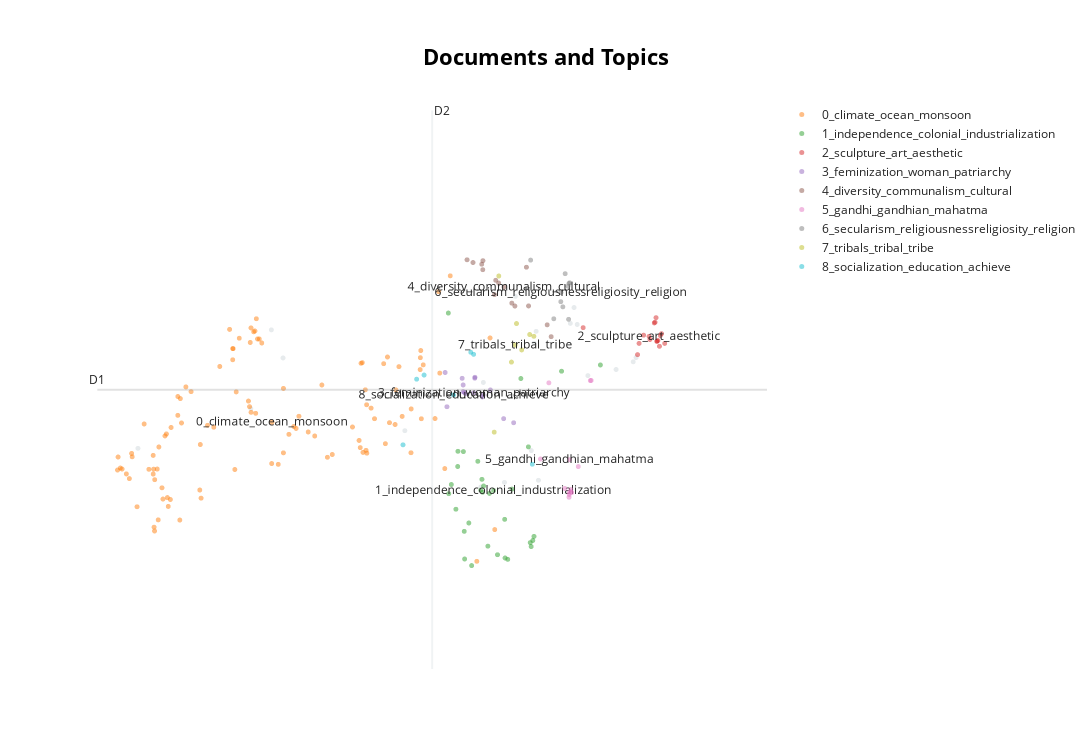

The code cell stored with this chart in its notebook:
### Code cell
topic_model.visualize_documents(df['Question'])

### Figure 1 — Plotly figure (JSON) as saved in the notebook; plotly's stock layout.template omitted (floating-point values rounded to 4 significant figures)
{"data": [{"hoverinfo": "text", "hovertext": ["Explain the role of geographical factors towards the development of Ancient India.", "Taxila university was one of the oldest universities of the world with which were associated a number of renowned learned personalities of different disciplines. Its strategic location caused its fame to flourish, but unlike Nalanda, it is not considered as a university in the modern sense. Discuss.", "Explain the formation of thousands of islands in Indonesian and Philipines archipelagos.", "Mumbai, Delhi and Kolkata are the three Mega cities of the country but the air pollution is much more serious probelm in Delhi as compared to the other two. Why is this so?", "Identify and discuss the factors responsible for diversity of natural vegetation in India. Assess the significance of wildlife sanctuaries in rain forests regions of India.", "The spirit of tolerance and love is not only an interesting feature of Indian society from very early times, but it is also playing an important part at the present. Elaborate.", "Has caste lost its relevance in understanding the multi- cultural Indian Society? Elaborate your answer with illustrations.", "It would have been difficult for the Constituent Assembly to complete its historic task of drafting the Constitution for Independent India in just three years, but its experience gained with the Government of India Act, 1935\n.Discuss.", "Evaluate the nature of the Bhakti Literature and its contribution to Indian culture.", "Discuss the impact of post-liberal economy on ethnic identity and communalism.", "Trace the rise and growth of socio-religious reform movements with special reference to Young Bengal and Brahmo Samaj.", "Account for the huge flooding of million cities in India including the smart ones like Hyderabad and Pune. Suggest lasting remedial measures.", "Why indentured labour was taken by the British from India to their colonies? have they been able to preserve their cultural identity over there?", "Sufis and medieval saints failed to modify either the religious ideas and practices or the outward structure of Hindu/ Muslim societies to any appreciable extent. Comment.", "“In many ways, Lord Dalhousie was the founder of modern India.” Elaborate.", "Krishnadeva Raya, the King of Vijayanagar, was not only an accomplished scholar himself but was also a great patron of learning and literature. Discuss.", "Assess the importance of the accounts of the Chinese and Arab travellers in the reconstruction of the history of India.", "Debate the issue whether and how contemporary movements for assertion of Dalit identity work towards annihilation of caste.", "The third battle of Panipat was fought in 1761. Why were so many empire-shaking battles fought at Panipat?", null], "marker": {"color": "#CFD8DC", "opacity": 0.5, "size": 5}, "mode": "markers+text", "name": "other", "showlegend": false, "type": "scattergl", "x": [7.313, 11.27, 2.687, 5.201, 4.644, 10.18, 9.588, 9.628, 10.48, 9.227, 10.3, 5.0, 8.629, 10.25, 10.97, 11.32, 9.504, 9.552, 9.038, 8.673], "y": [9.255, 10.03, 9.057, 10.07, 9.503, 10.46, 10.37, 8.698, 9.873, 10.76, 10.45, 10.39, 8.623, 10.64, 9.942, 10.08, 9.032, 10.24, 8.675, 9.797]}, {"hoverinfo": "text", "hovertext": ["\"An essential condition to eradicate poverty is to liberate the poor from the process of deprivation.\" Substantiate this statement with suitable examples.", "Why is the world today confronted with a crisis of availability of and access to freshwater resources?", "What is the significance of Industrial Corridors in India? Identifying industrial corridors, explain their main characteristics.", "Does urbanization lead to more segregation and/or marginalization of the poor in Indian metropolises?", "Despite India being one of the countries of the Gondwanaland, its mining industry contributes much less to its Gross Domestic Product(GDP) in percentage. Discuss.", "In what way can floods be converted into a sustainable source of irrigation and all-weather inland navigation in India?", "Examine the potential of wind energy in India and explain the reasons for their limited spatial spread.", "To what extent has the urban planning and culture of the Indus Valley Civilization provided inputs to the present day urbanization?\nDiscuss.", "Account for the change in the spatial pattern of the Iron and Steel industry in the world.", "Account for the present location of iron and steel industries away from the source of raw material, by giving examples.", "What do you understand by the phenomenon of ‘temperature inversion’ in meteorology? How does it affect weather and the habitants of the place?", "South China Sea has assumed great geopolitical significance in the present context. Comment.", "“Africa was chopped into states artificially created by accidents of European competition.” Analyze.", "Describe the characteristics and types of primary rocks.", "What is water stress? How and why does it differ regionally in India?", "Differentiate the causes of landslides in the Himalayan region and Western Ghats.", "Discuss the geophysical characteristics of Circum- Pacific Zone.", "Describing the distribution of rubber producing countries, indicate the major environmental issues faced by them.", "Account for variations in oceanic salinity and discuss its multi-dimensional effects.", "what are the environmental implications of the reclamation of the water bodies into urban land use? Explain with examples.", "The recent cyclone on the east coast of India was called ‘Phailin’. How are the tropical cyclones named across the world? Elaborate.", "\"The Himalayas are highly prone to landslides.\" Discuss the causes and suggest suitable measures of mitigation.", "It is said that India has substantial reserves of shale oil and gas, which can feed the needs of the country for quarter century. However, tapping of the resource does not appear to be high on the agenda. Discuss critically the availability and issues involved.", "What are the economic significances of discovery of oil in Arctic Sea and its possible environemental consequences?", "Major cities of India are becoming more vulnerable to flood conditions. Discuss.", "The interlinking of rivers can provide viable solutions to the multi-dimensional inter-related problems of droughts, floods and interrupted navigation. Critically examine.", "Discuss the concept of air mass and explain its role in macro-climatic changes.", "What policy instruments were deployed to contain the Great Economic Depression?", "How can the mountain ecosystem be restored from the negative impact of development initiatives and tourism?", "Why is Indian Regional Navigational Satellite System (IRNSS) needed? How does it help in navigation?", "“The growth of cities as I.T. hubs has opened up new avenues of employment, but has also created new problems”. Substantiate this statement with examples", "With a brief background of quality of urban life in India, introduce the objectives and strategy of the 'Smart City Programme'.", "How is the growth of Tier 2 cities related to the rise of a new middle class with an emphasis on the culture of consumption?", "Bring out the causes for the formation of heat islands in the urban habitat of the world.", "Briefly mention the alignment of major mountain ranges of the world and explain their impact on local weather conditions, with examples.", "Discuss whether formation of new states in recent times is beneficial or not for the economy of India.", "How is efficient and affordable urban mass transport key to the rapid economic development in India?", "What are the consequences of spreading of ‘Dead Zones’ on marine ecosystem?", "Analyze the factors for the highly decentralized cotton textile industry in India.", "Present an account of the Indus Water Treaty and examine its ecological, economic and political implications in the context of changing bilateral relations.", "“The ideal solution of depleting ground water resources in India is water harvesting system.” How can it be made effective in urban areas?", "Mention core strategies for the transformation of aspirational districts in India and explain the nature of convergence, collaboration and competition for its success.", "Can the strategy of regional resource-based manufacturing help in promoting employment in India?", "How are the fjords formed? Why do they constitute some of the most picturesque areas of the world?", "Bring out the relationship between the shrinking Himalayan glaciers and the symptoms of climate change in the Indian sub-continent.", "From being net food importer in 1960s, India has emerged as a net food exporter to the world. Provide reasons.", "Critically examine whether growing population is the cause of poverty OR poverty is the mains cause of population increase in India.", "In what way micro-watershed development projects help in water conservation in\ndrought-prone and semi-arid regions of India?", "Major hot deserts in northern hemisphere are located between 20-30 deg N latitudes and on the western sides of the continents. Why?", "Discuss the natural resource potentials of ‘Deccan trap’.", "Discuss the various social problems which originated out of the speedy process of urbanization in India.", "How do ocean currents and water masses differ in their impacts on marine life and coastal environment? Give suitable examples.", "How far do you agree that the behaviour of the Indian monsoon has been changing due to humanizing landscape? Discuss.", "Discuss the multi-dimensional implications of uneven distribution of mineral oil in the world.", "Bring out the socio-economic effects of the introduction of railways in different countries of the world", "Examine the status of forest resources of India and its resultant impact on climate change.", "Why is the South-West monsoon called ‘Purvaiya’ (easterly) in Bhojpur Region? How has this directional seasonal wind system influenced the cultural ethos of the region?", "How does India see its place in the economic space of rising natural resources rich Africa?", "The process of desertification does not have climate boundaries. Justify with examples.", "How does the cryosphere affect global climate?", "Discuss the causes of depletion of mangroves and explain their importance in maintaining coastal ecology.", "How will the melting of Himalayan glaciers have a far- reaching impact on the water resources of India?", "Explain the factors responsible for the origin of ocean currents. How do they influence regional climates, fishing and navigation?", "Bring out the causes for more frequent occurrence of landslides in the Himalayas than in the Western Ghats.", "Discuss the meaning of colour-coded weather warnings for cyclone prone areas given by India Meteorological department.", "Smart cities in India cannot sustain without smart vilages. Discuss this statement in the backdrop of rural urban integration.", "Mention the significance of straits and isthmus in international trade.", "What is the basis of regionalism? Is it that unequal distribution of benefits of development on regional basis eventually promotes regionalism? Substantiate your answer.", "Mention the advantages of the cultivation of pulses because of which the year 2016 was declared as the International Year of Pulses by United Nations.", "Assess the impact of global warming on the coral life system with examples.", "With growing scarcity of fossil fuels, the atomic energy is gaining more and more significance in India. Discuss the availability of raw material required for the generation of atomic energy in India and in the world.", "Elucidate the relationship between globalization and new technology in a world of scarce resources, with special reference to India.", "Enumerate the problems and prospects of inland water transport in India.", "Discuss the changes in the trends of labour migration within and outside India in the last four decades.", "Whereas the British planters had developed tea gardens all along the Shivaliks and Lesser Himalayas from Assam to Himachal Pradesh, in effect they did not succeed beyond the Darjeeling area. Explain.", "Troposphere is a very significant atmospheric layer that determines weather processes.\nHow?", "Why are the world’s fold mountain systems located along the margins of continents? Bring out the association between the global distribution of fold mountains and the earthquakes and volcanoes.", "Mention the global occurrence of volcanic eruptions in 2021 and their impact on regional environment.", "What is Cryptocurrency? How does it affect global society? Has it been affecting Indian society also?", "What are the forces that influence ocean currents? Describe their role in fishing industry of the world.", "Discuss the factors for localisation of agro-based food processing industries of North-West India.", "Growing feeling of regionalism is an important factor in generation of demand for a separate state. Discuss.", "COVID-19 pandemic accelerated class inequalities and poverty in India. Comment.", "Why did human development fail to keep pace with economic development in India?", "Tropical cyclones are largely confined to South China Sea, Bay of Bengal and Gulf of Mexico. Why?", "Define mantle plume and explain its role in plate tectonics.", "Discuss the consequences of climate change on the food security in tropical countries.", "How do the melting of the Arctic ice and glaciers of the Antarctic differently affect the weather patterns and human activities on the Earth? Explain.", "The life cycle of a joint family depends on economic factors rather than social values. Discuss.", "Most of the unusual climatic happenings are explained as an outcome of the El-Nino effect. Do you agree?", "Why is India taking keen interest in the Arctic region?", "Do you agree that there is a growing trend of opening new sugar mills in southern states of India? Discuss with justification.", "What are the main socio-economic implications arising out of the development of IT industries in major cities of India?", "Why did the Green Revolution in India virtually by-pass the eastern region despite fertile soil and good availability of water?", "The states of Jammu and Kashmir, Himachal Pradesh and Uttarakhand are reaching the limits of ecological carrying capacity due to tourism. Critically evaluate.", "India is well endowed with fresh water resources. Critically examine why it still suffers from water scarcity.", "What characteristics can be assigned to monsoon climate that succeeds in feeding more than 50 percent of the world population residing in Monsoon Asia?", "India has immense potential of solar energy though there are regional variations in its developments. Elaborate.", "“Inspite of adverse environmental impact, coal mining is still inevitable for development”.\nDiscuss", "Comment on the resource potentials of the long coastline of India and highlight the status of natural hazard preparedness in these areas.", "There is no formation of deltas by rivers on the Western Ghats. Why?", "Critically evaluate the various resources of the oceans which can be harnessed to meet the resource crisis in the world.", "Petroleum refineries are not necessarily located nearer to crude oil producing areas, particularly in many of the developing countries. Explain its implications.", "What do you understand by the theory of continental drift? Discuss the prominent evidences in its support.", "‘Despite implementation of various programmes for eradication of poverty by the government in India, poverty is still existing’. Explain by giving reasons.", "Critically examine the effect of globalization on the aged population in India.", "The effective management of land and water resources will drastically reduce the human miseries. Explain.", "How does the Juno Mission of NASA help to understand the origin and evolution of the Earth?", null], "marker": {"opacity": 0.5, "size": 5}, "mode": "markers+text", "name": "0_climate_ocean_monsoon", "text": ["", "", "", "", "", "", "", "", "", "", "", "", "", "", "", "", "", "", "", "", "", "", "", "", "", "", "", "", "", "", "", "", "", "", "", "", "", "", "", "", "", "", "", "", "", "", "", "", "", "", "", "", "", "", "", "", "", "", "", "", "", "", "", "", "", "", "", "", "", "", "", "", "", "", "", "", "", "", "", "", "", "", "", "", "", "", "", "", "", "", "", "", "", "", "", "", "", "", "", "", "", "", "", "", "", "", "", "", "0_climate_ocean_monsoon"], "textfont": {"size": 12}, "type": "scattergl", "x": [7.589, 4.443, 7.046, 7.21, 5.751, 4.79, 5.209, 7.266, 6.055, 5.971, 2.383, 3.759, 8.56, 2.978, 4.715, 3.181, 3.104, 4.106, 3.213, 4.337, 3.894, 3.262, 5.304, 5.005, 4.833, 4.634, 2.412, 8.871, 4.391, 5.875, 6.946, 6.554, 7.012, 2.578, 2.877, 6.975, 6.628, 2.967, 6.52, 4.276, 4.739, 7.144, 6.405, 3.022, 3.378, 6.588, 7.578, 4.693, 2.952, 4.729, 7.422, 3.039, 3.518, 5.119, 6.65, 4.648, 3.608, 5.638, 2.795, 2.334, 2.975, 3.442, 3.121, 3.156, 4.002, 6.575, 3.782, 8.099, 6.654, 2.672, 5.389, 6.787, 4.76, 7.835, 8.005, 2.487, 2.96, 2.588, 7.157, 3.413, 6.54, 7.9, 7.632, 7.599, 3.768, 2.952, 3.379, 2.539, 8.789, 2.343, 5.427, 6.64, 6.728, 7.419, 4.602, 4.647, 3.422, 5.477, 4.33, 4.622, 3.05, 4.367, 5.208, 3.249, 7.581, 7.918, 4.33, 3.197, 5.009], "y": [10.15, 10.29, 9.345, 9.974, 9.196, 10.28, 9.729, 9.416, 8.988, 8.956, 8.836, 8.589, 7.788, 8.705, 10.37, 9.219, 8.614, 9.976, 8.405, 10.18, 9.315, 9.291, 9.214, 8.886, 10.24, 10.25, 8.825, 8.145, 9.691, 9.768, 10.01, 10.01, 10.08, 8.999, 8.821, 9.109, 9.714, 8.172, 9.145, 10.39, 10.51, 9.324, 9.296, 8.824, 9.427, 9.011, 9.941, 10.37, 8.978, 9.45, 9.499, 8.254, 9.747, 8.877, 9.546, 9.461, 9.694, 9.241, 9.331, 8.813, 8.129, 9.342, 8.487, 9.196, 9.294, 10.02, 8.498, 10.99, 9.002, 8.401, 9.302, 9.389, 10.28, 9.391, 8.829, 8.77, 8.823, 8.962, 9.713, 8.252, 9.065, 10.81, 9.994, 9.389, 9.1, 8.768, 9.639, 8.717, 10.3, 8.96, 9.28, 9.034, 9.508, 9.007, 9.588, 10.41, 9.615, 9.417, 10.05, 9.525, 9.072, 8.819, 9.006, 8.482, 10.07, 9.902, 10.18, 8.504, 9.352]}, {"hoverinfo": "text", "hovertext": ["Explain how the Uprising of 1857 constitutes an important watershed in the evolution of British policies towards colonial India.", "‘Latecomer’ Industrial Revolution in Japan involved certain factors that were markedly different from what West had experienced.” Analyze.", "The anti-colonial struggles in West Africa were led by the new elite of Western-educated Africans.", "What were the major political, economic and social developments in the world which motivated the anti-colonial in India?", "Analyze the circumstances that led to the Tashkent Agreement in 1966. Discuss the highlights of the Agreement.", "To what extend can Germany be held responsible for causing the two World Wars? Discuss critically.", "Examine the linkages between the nineteenth century’s ‘Indian Renaissance’ and the emergence of national identity.", "Clarify how mid-eighteenth century India was beset with the spectre of a fragmented polity.", "” There arose a serious challenge to the Democratic State System between the two World Wars.” Evaluate the statement.", "To what extent did the role of the moderates prepare a base for the wider freedom movement? Comment.", "Since the decade of the 1920s, the national movement acquired various ideological strands and thereby expanded its social base. Discuss.", "Evaluate the policies of Lord Curzon and their long term implications on the national movements.", "What problems are germane to the decolonization process in the Malay Peninsula?", "What were the major technological changes introduced during the Sultanate period? How did those technological changes influence the Indian society?", "Several foreigners made India their homeland and participated in various movements.\nAnalyze their role in the Indian struggle for freedom.", "What were the events that led to the Suez Crisis in 1956? How did it deal a final blow to Britain’s self-image as a world power?", "Why was there a sudden spurt in famines in colonial India since the mid-eighteenth century? Give reasons.", "Explain how the foundations of the modern world were laid by the American and French Revolutions.", "The New Economic Policy – 1921 of Lenin had influenced the policies adopted by India soon after independence. Evaluate.", "In what ways did the navel mutiny prove to be the last nail in the coffin of British colonial aspirations in India?", "Assess the role of British imperial power in complicating the process of transfer of power during the 1940s.", "Though not very useful from the point of view of a connected political history of South India, the Sangam literature portrays the social and economic conditions of its time with remarkable vividness. Comment.", "Why did the ‘Moderates’ failed to carry conviction with the nation about their proclaimed ideology and political goals by the end of the nineteenth century?", "The 1857 uprising was the culmination of the recurrent, big and small local rebellions that had occurred in the preceding hundred years of British rule. Elucidate.", "Why did the industrial revolution first occur in England? Discuss the quality of life of the people there during the industrialization. How does it compare with that in India at present times?", "Examine critically the various facets of economic policies of the British in India from mid-eighteenth century till independence.", "Why did the armies of the British East India Company – mostly comprising of Indian soldiers – win consistently against the more numerous and better equipped armies of the Indian rulers? Give reasons.", "Examine how the decline of traditional artisanal industry in colonial India crippled the rural economy.", "Assess the main administrative issues and socio-cultural problems in the integration process of Indian Princely States.", "“American Revolution was an economic revolt against mercantilism.” Substantiate.", "The political and administrative reorganization of states and territories has been a continuous ongoing process since the mid-nineteenth century. Discuss with examples.", null], "marker": {"opacity": 0.5, "size": 5}, "mode": "markers+text", "name": "1_independence_colonial_industrialization", "text": ["", "", "", "", "", "", "", "", "", "", "", "", "", "", "", "", "", "", "", "", "", "", "", "", "", "", "", "", "", "", "", "1_independence_colonial_industrialization"], "textfont": {"size": 12}, "type": "scattergl", "x": [8.649, 8.074, 8.751, 8.577, 9.05, 8.349, 10.03, 9.169, 8.47, 9.551, 9.485, 9.502, 8.197, 8.327, 9.454, 8.342, 8.228, 9.096, 9.043, 8.677, 8.421, 10.7, 9.53, 8.779, 8.118, 8.661, 8.627, 8.232, 9.323, 8.918, 8.067, 8.852], "y": [8.709, 8.548, 7.959, 8.911, 7.826, 7.815, 9.923, 8.599, 7.741, 8.068, 7.998, 7.954, 8.373, 9.02, 9.073, 8.125, 8.853, 7.811, 8.26, 8.634, 8.219, 9.993, 8.023, 8.551, 8.651, 8.564, 8.587, 9.024, 9.84, 7.862, 10.58, 8.583]}, {"hoverinfo": "text", "hovertext": ["Discuss the main contributions of Gupta period and Chola period to Indian heritage and culture\n.", "Chola architecture represents a high watermark in the evolution of temple architecture. Discuss", "Pala period is the most significant phase in the history of Buddhism in India. Enumerate.", "Early Buddhist Stupa-art, while depicting folk motifs and narratives successfully expounds Buddhist ideals. Elucidate.", "How will you explain the medieval Indian temple sculptures represent the social life of those days?", "Persian literary sources of medieval India reflect the spirit of the age. Comment.", "Mesolithic rock cut architecture of India not only reflects the cultural life of the times but also a fine aesthetic sense comparable to modern painting. Critically evaluate this comment.", "How do you justify the view that the level of excellence of the Gupta numismatic art is not at all noticeable in later times?", "Gandhara sculpture owed as much to the Romans as to the Greeks. Explain.", "The rock-cut architecture represents one of the most important sources of our knowledge of early Indian art and history. Discuss.", "Discuss the ‘Tandava’ dance as recorded in early Indian inscriptions.", "Highlight the Central Asian and Greco Bactrian elements in the Gandhara art.", "Safeguarding the Indian art heritage is the need of the moment.", "Discuss the significance of the lion and bull figures in Indian mythology, art and architecture.", "Indian Philosophy and tradition played a significant role in conceiving and shaping the monuments and their art in India. Discuss.", null], "marker": {"opacity": 0.5, "size": 5}, "mode": "markers+text", "name": "2_sculpture_art_aesthetic", "text": ["", "", "", "", "", "", "", "", "", "", "", "", "", "", "", "2_sculpture_art_aesthetic"], "textfont": {"size": 12}, "type": "scattergl", "x": [11.37, 11.82, 10.4, 11.7, 11.68, 11.35, 11.65, 11.56, 11.74, 11.64, 11.72, 11.68, 11.67, 11.76, 11.45, 11.55], "y": [10.24, 10.24, 10.41, 10.27, 10.26, 10.11, 10.47, 10.28, 10.32, 10.47, 10.2, 10.26, 10.52, 10.34, 10.33, 10.31]}, {"hoverinfo": "text", "hovertext": ["Explain why suicide among young women is increasing in Indian Society.", "Examine the role of ‘Gig Economy’ in the process of empowerment of women in India.", "Discuss the various economic and\nsocio-cultural forces that are driving increasing feminization of agriculture in India.", "Discuss the positive and negative effects of globalization on women in India?", "‘Women’s movement in India has not addressed the issues of women of lower social strata.’ Substantiate your view.", "How does patriarchy impact the position of a middle class working woman in India?", "“Male membership needs to be encouraged in order to make women’s organization free from gender bias.” Comment.", "The women’s questions arose in modern India as a part of the 19th century social reform movement. What are the major issues and debates concerning women in that period?", "How do you explain the statistics that show that the sex ratio in Tribes in India is more favourable to women than the sex ratio among Scheduled Castes?", "Why do some of the most prosperous regions of India have an adverse sex ratio for women? Give your arguments.", "“Empowering women is the key to control population growth.” Discuss.", "Defying the barriers of age, gender and religion, the Indian women became the torchbearer during the struggle for freedom in India. Discuss.", "Discuss the role of women in the freedom struggle especially during the Gandhian phase.", "What are the continued challenges for women in India against time and space?", null], "marker": {"opacity": 0.5, "size": 5}, "mode": "markers+text", "name": "3_feminization_woman_patriarchy", "text": ["", "", "", "", "", "", "", "", "", "", "", "", "", "", "3_feminization_woman_patriarchy"], "textfont": {"size": 12}, "type": "scattergl", "x": [8.364, 8.524, 8.042, 8.306, 8.655, 8.527, 8.323, 8.795, 8.346, 8.323, 8.011, 9.025, 9.198, 8.67, 8.508], "y": [9.671, 9.844, 9.524, 9.843, 9.634, 9.855, 9.768, 9.712, 9.683, 9.694, 9.908, 9.39, 9.344, 9.657, 9.681]}, {"hoverinfo": "text", "hovertext": ["In the context of the diversity of India, can it be said that the regions form cultural units rather than the States? Give reasons with examples for your view point.", "Examine the uniqueness of tribal knowledge system when compared with mainstream knowledge and cultural systems.", "The ancient civilization in Indian sub continent differed from those of Egypt , Mesopotamia and Greece in that its culture and traditions have been preserved without breakdown to the present day. Comment", "Is diversity and pluralism in India under threat due to globalisation? Justify your answer.", "Do we have cultural pockets of small India all over the nation? Elaborate with examples.", "Why is India considered as a sub-continent? Elaborate your answer.", "How does Indian society maintain continuity in traditional social values? Enumerate the changes taking place in it.", "Has the formation of linguistic States strengthened the cause of Indian Unity?", "Do you agree that regionalism in India appears to be a consequence of rising cultural assertiveness? Argue.", "Describe any four cultural elements of diversity in India and rate their relative significance in building a national identity.", "What makes the Indian society unique in sustaining its culture? Discuss.", "To what extent globalization has influenced the core of cultural diversity in India? Explain.", "Globalisation is generally said to promote cultural homogenisation but due to this cultural specificities appear to be strengthened in the Indian society.’ Elucidate.", "‘Communalism arises either due to power struggle or relative deprivation.’ Argue by giving suitable illustrations.", null], "marker": {"opacity": 0.5, "size": 5}, "mode": "markers+text", "name": "4_diversity_communalism_cultural", "text": ["", "", "", "", "", "", "", "", "", "", "", "", "", "", "4_diversity_communalism_cultural"], "textfont": {"size": 12}, "type": "scattergl", "x": [8.663, 9.456, 9.419, 8.888, 8.645, 8.391, 9.779, 8.666, 8.494, 9.166, 9.848, 8.866, 8.938, 9.22, 9.031], "y": [11.06, 10.66, 11.09, 10.94, 11.12, 11.17, 10.44, 11.16, 11.14, 10.69, 10.31, 10.78, 10.91, 10.65, 10.87]}, {"hoverinfo": "text", "hovertext": ["Bring out the constructive programmes of Mahatma Gandhi during Non-Cooperation Movement and Civil Disobedience Movement.", "The Bhakti movement received a remarkable re-orientation with the advent of Sri Chaitanya Mahaprabhu. Discuss.", "Critically examine the compulsions which prompted India to play a decisive role in the emergence of Bangladesh.", "How difficult would have been the achievement of Indian independence without Mahatma Gandhi? Discuss.", "Critically discuss the objectives of Bhoodan and Gramdan movements initiated by AcharyaVinobhaBhave and their success.", "Many voices had strengthened and enriched the nationalist movement during the Gandhian phase. Elaborate.", "Throw light on the significance of the thoughts of Mahatma Gandhi in the present times.", "What was the difference between Mahatma Gandhi and Rabindranath Tagore in their approach towards education and nationalism?", "Highlight the differences in the approach of Subhash Chandra Bose and Mahatma Gandhi in the struggle for freedom.", "Mahatma Gandhi and Dr. B R Ambedkar, despite having divergent approaches and strategies, had a common goal of amelioration of the downtrodden. Elucidate.", "Write a critical note on the evolution and significance of the slogan, ‘Jai Jawan, Jai Kisan’.", "Discuss the contributions of MaulanaAbulKalam Azad to pre- and post-independent India.", null], "marker": {"opacity": 0.5, "size": 5}, "mode": "markers+text", "name": "5_gandhi_gandhian_mahatma", "text": ["", "", "", "", "", "", "", "", "", "", "", "", "5_gandhi_gandhian_mahatma"], "textfont": {"size": 12}, "type": "scattergl", "x": [10.16, 10.54, 9.809, 10.08, 10.53, 10.19, 10.2, 10.16, 10.16, 10.19, 10.32, 9.663, 10.17], "y": [8.563, 9.819, 9.792, 8.606, 9.817, 8.594, 8.56, 8.507, 8.539, 8.566, 8.852, 8.937, 8.929]}, {"hoverinfo": "text", "hovertext": ["Do you think marriage as a sacrament in loosing its value in Modern India?", "Analyze the salience of ‘sect’ in Indian society vis-a-vis caste, region and religion.", "How the Indian concept of secularism different from the western model of secularism?\nDiscuss.", "Distinguish between religiousness/religiosity and communalism giving one example of how the former has got transformed into the latter in independent India.", "How do the Indian debates on secularism differ from the debates in the West?", "Customs and traditions suppress reason leading to obscurantism. Do you agree?", "Are tolerance, assimilation and pluralism the key elements in the making of an Indian form of secularism? Justify your answer.", "What are the main features of Vedic society and religion? Do you think some of the features are still prevailing in Indian society?", "What are the challenges to our cultural practices in the name of secularism?", null], "marker": {"opacity": 0.5, "size": 5}, "mode": "markers+text", "name": "6_secularism_religiousnessreligiosity_religion", "text": ["", "", "", "", "", "", "", "", "", "6_secularism_religiousnessreligiosity_religion"], "textfont": {"size": 12}, "type": "scattergl", "x": [9.894, 10.05, 10.14, 10.02, 10.17, 9.492, 10.16, 10.15, 10.09, 10.02], "y": [10.51, 10.65, 10.88, 10.7, 10.92, 11.17, 10.91, 10.51, 11.02, 10.81]}, {"hoverinfo": "text", "hovertext": ["Given the diversities among the tribal communities in India, in which specific contexts should they be considered as a single category?", "How did the colonial rule affect the tribals in India and what was the tribal response to the colonial oppression?", "“Caste system is assuming new identities and associational forms. Hence, caste system cannot be eradicated in India.”", "Are we losing our local identity for the global identity? Discuss.", "Why is caste identity in India both fluid and static?", "Why are the tribals in India referred to as 'the Scheduled Tribes? Indicate the major provisions in the Constitution of India for their upliftment.", "What are the two major legal initiatives by the State since Independence addressing discrimination against Scheduled Tribes(STs)?", null], "marker": {"opacity": 0.5, "size": 5}, "mode": "markers+text", "name": "7_tribals_tribal_tribe", "text": ["", "", "", "", "", "", "", "7_tribals_tribal_tribe"], "textfont": {"size": 12}, "type": "scattergl", "x": [9.247, 8.861, 9.548, 8.941, 9.476, 9.337, 9.16, 9.224], "y": [10.46, 9.238, 10.31, 10.99, 10.33, 10.16, 10.03, 10.22]}, {"hoverinfo": "text", "hovertext": ["Discuss the main objectives of Population Education and point out the measures to achieve them in India in detail.", "Child cuddling is now being replaced by mobile phones. Discuss its impact on the socialization of children.", "Explore and evaluate the impact of ‘Work From Home’ on family relationships.", "Highlight the importance of the new objectives that got added to the vision of Indian Independence since the twenties of the last century.", "Defining blue revolution, explain the problems and strategies for pisciculture development in India.", "How have digital initiatives in India contributed to the functioning of the education system in the country? Elaborate your answer.", null], "marker": {"opacity": 0.5, "size": 5}, "mode": "markers+text", "name": "8_socialization_education_achieve", "text": ["", "", "", "", "", "", "8_socialization_education_achieve"], "textfont": {"size": 12}, "type": "scattergl", "x": [7.517, 8.455, 8.505, 9.521, 7.281, 7.646, 8.154], "y": [9.833, 10.14, 10.11, 8.879, 9.096, 9.879, 9.656]}], "layout": {"annotations": [{"showarrow": false, "text": "D1", "x": 1.984, "y": 9.715, "yshift": 10}, {"showarrow": false, "text": "D2", "x": 7.786, "xshift": 10, "y": 12.85}], "height": 750, "shapes": [{"line": {"color": "#CFD8DC", "width": 2}, "type": "line", "x0": 7.786, "x1": 7.786, "y0": 6.579, "y1": 12.85}, {"line": {"color": "#9E9E9E", "width": 2}, "type": "line", "x0": 1.984, "x1": 13.59, "y0": 9.715, "y1": 9.715}], "title": {"font": {"color": "Black", "size": 22}, "text": "<b>Documents and Topics</b>", "x": 0.5, "xanchor": "center", "yanchor": "top"}, "width": 1200, "xaxis": {"visible": false}, "yaxis": {"visible": false}}}
